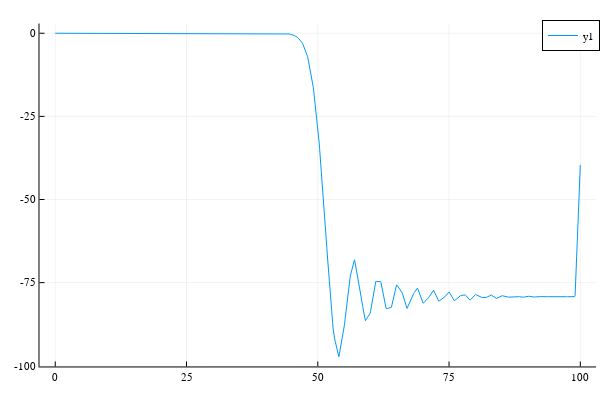

Notebook code cell kept with this figure:
### Code cell
#using Plots
#plotlyjs()
plot(xy)

### Figure 1 — Plotly figure (JSON) as saved in the notebook; plotly's stock layout.template omitted (floating-point values rounded to 4 significant figures; data arrays with more than 128 entries replaced by an {"elided": "..."} marker saying what was removed)
{"data": [{"colorbar": {"len": 0.9525, "title": "", "x": 0.9934, "y": 0.5139}, "legendgroup": "y1", "line": {"color": "rgba(0, 154, 250, 1.000)", "dash": "solid", "shape": "linear", "width": 1}, "mode": "lines", "name": "y1", "showlegend": true, "type": "scatter", "x": {"elided": "1010 float values"}, "xaxis": "x", "y": {"elided": "1010 float values"}, "yaxis": "y"}], "layout": {"annotations": [], "height": 400, "legend": {"bgcolor": "rgba(255, 255, 255, 1.000)", "bordercolor": "rgba(0, 0, 0, 1.000)", "borderwidth": 1, "font": {"color": "rgba(0, 0, 0, 1.000)", "family": "sans-serif", "size": 11}, "title": {"font": {"color": "rgba(0, 0, 0, 1.000)", "family": "sans-serif", "size": 15}, "text": ""}, "tracegroupgap": 0, "traceorder": "normal", "x": 1, "xanchor": "auto", "y": 1, "yanchor": "auto"}, "margin": {"b": 20, "l": 0, "r": 0, "t": 20}, "paper_bgcolor": "rgba(255, 255, 255, 1.000)", "plot_bgcolor": "rgba(255, 255, 255, 1.000)", "showlegend": true, "width": 600, "xaxis": {"anchor": "y", "domain": [0.06582, 0.9934], "gridcolor": "rgba(0, 0, 0, 0.100)", "gridwidth": 0.5, "linecolor": "rgba(0, 0, 0, 1.000)", "mirror": false, "range": [-3, 103], "showgrid": true, "showline": true, "showticklabels": true, "tickangle": 0, "tickcolor": "rgb(0, 0, 0)", "tickfont": {"color": "rgba(0, 0, 0, 1.000)", "family": "sans-serif", "size": 11}, "tickmode": "array", "ticks": "inside", "ticktext": ["0", "25", "50", "75", "100"], "tickvals": [0, 25, 50, 75, 100], "title": "", "titlefont": {"color": "rgba(0, 0, 0, 1.000)", "family": "sans-serif", "size": 15}, "type": "-", "visible": true, "zeroline": false, "zerolinecolor": "rgba(0, 0, 0, 1.000)"}, "yaxis": {"anchor": "x", "domain": [0.03762, 0.9902], "gridcolor": "rgba(0, 0, 0, 0.100)", "gridwidth": 0.5, "linecolor": "rgba(0, 0, 0, 1.000)", "mirror": false, "range": [-100.2, 2.919], "showgrid": true, "showline": true, "showticklabels": true, "tickangle": 0, "tickcolor": "rgb(0, 0, 0)", "tickfont": {"color": "rgba(0, 0, 0, 1.000)", "family": "sans-serif", "size": 11}, "tickmode": "array", "ticks": "inside", "ticktext": ["-100", "-75", "-50", "-25", "0"], "tickvals": [-100, -75, -50, -25, 0], "title": "", "titlefont": {"color": "rgba(0, 0, 0, 1.000)", "family": "sans-serif", "size": 15}, "type": "-", "visible": true, "zeroline": false, "zerolinecolor": "rgba(0, 0, 0, 1.000)"}}}
